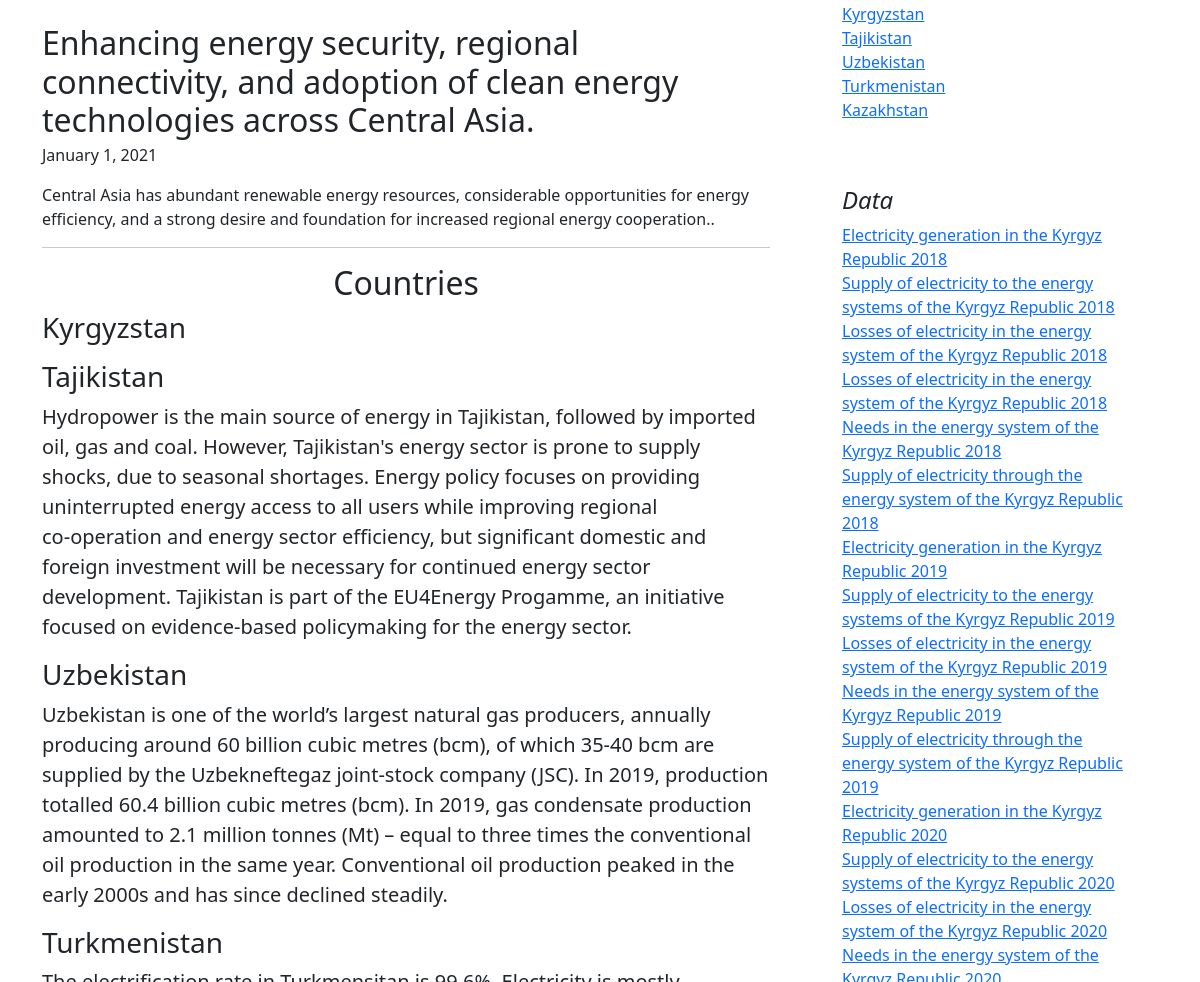
Before: / (middle part) with the older database file.
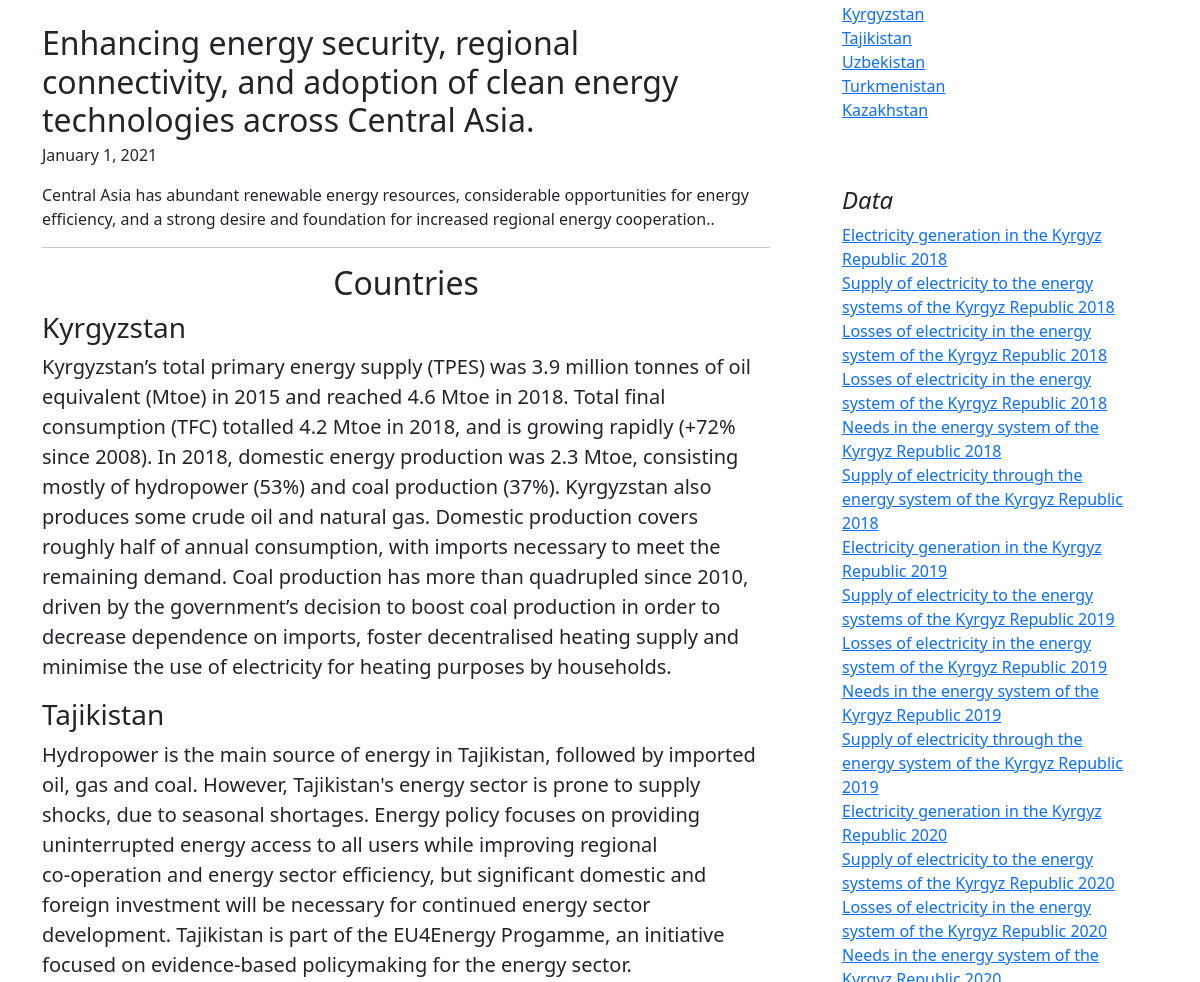
After: the same page with the newer database file.
### pages/models.py (models this page shows, shortened)
class Country(models.Model):
    country_name = models.CharField(max_length=255, verbose_name='country_name')
    slug = models.SlugField(max_length=255, unique=True, db_index=True, verbose_name="URL")
    capital = models.CharField(max_length=255, verbose_name='capital', blank=True)
    country_area = models.CharField(max_length=255, verbose_name='country_area', blank=True)
    country_population = models.CharField(max_length=255, verbose_name='country_population', blank=True)
    country_currency = models.CharField(max_length=255, verbose_name='country_currency', blank=True)
    about_country = models.TextField(blank=True, verbose_name='about_country', null=True)
    energe_info = models.TextField(blank=True, verbose_name='energe_info', null=True)
    country_photo = models.ImageField(upload_to='photos/%Y/%m/%d/')
    photo_description = models.TextField(blank=True, verbose_name='photo_description', null=True)
    country_photo_1 = models.ImageField(upload_to='photos/%Y/%m/%d/', blank=True)
    photo_description_1 = models.TextField(blank=True, verbose_name='photo_description_1', null=True)
    country_photo_2 = models.ImageField(upload_to='photos/%Y/%m/%d/', blank=True)
    photo_description_2 = models.TextField(blank=True, verbose_name='photo_description_2', null=True)
    country_photo_3 = models.ImageField(upload_to='photos/%Y/%m/%d/', blank=True)
    photo_description_3 = models.TextField(blank=True, verbose_name='photo_description_3', null=True)
    def __str__(self):
        return self.country_name

class Table(models.Model):
    year_choice = []
    for r in range(2000, (datetime.now().year+1)):
        year_choice.append((r,r))
    name = models.CharField(max_length=255, verbose_name='Table name')
    country = models.ForeignKey(Country,  max_length=255, on_delete=models.CASCADE, null=True, blank=True, verbose_name='country_name')
    table_country = models.CharField(max_length=255, verbose_name='table_country', null=True)
    year = models.IntegerField(('year'), choices=year_choice, null=True)
    description = models.TextField(blank=True, verbose_name='description', null=True)
    energy_type = models.CharField(max_length=255, verbose_name='energy_type', null=True)
    slug = models.SlugField(max_length=255, unique=True, db_index=True, verbose_name="URL")
    table_photo = models.ImageField(upload_to='photos/%Y/%m/%d/', blank=True, null=True)
    photo_description = models.TextField(blank=True, verbose_name='photo_description', null=True)
    table_photo_1 = models.ImageField(upload_to='photos/%Y/%m/%d/', blank=True, null=True)
    photo_description_1 = models.TextField(blank=True, verbose_name='photo_description_1', null=True)
    table_photo_2 = models.ImageField(upload_to='photos/%Y/%m/%d/', blank=True, null=True)
    photo_description_2 = models.TextField(blank=True, verbose_name='photo_description_2', null=True)
    source = models.TextField(blank=True, verbose_name='source', null=True)

### pages/views.py (the view)
# urls.py: path('', views.home, name='home'),
def home(request):
    tables = Table.objects.all()
    items = Item.objects.all()
    data = {
        'tables': tables,
        'items': items,
    }
    return render(request, 'pages/home.html', data)

### pages/templatetags/page_tags.py (called while the page is built)
@register.simple_tag()
def get_country():
    return Country.objects.all()

### templates/pages/home.html (shortened to what this page needs)
{% extends 'base.html' %}
{% load static %}
{% block content %}
{% load page_tags %}
{% get_country as country %}
<br>
<main class="container">
    <div class="row g-5">
      <div class="col-md-8">
        <article class="blog-post">
          <h2 class="blog-post-title mb-1">Enhancing energy security, regional connectivity, and adoption of clean energy technologies across Central Asia.</h2>
          <p class="blog-post-meta">January 1, 2021 </a></p>
          <p>Central Asia has abundant renewable energy resources, considerable opportunities for energy efficiency, and a strong desire and foundation for increased regional energy cooperation..</p>
          <hr>
            <div class="text-center">
              <h2>Countries</h2>
            </div>
          <blockquote class="blockquote">
          {% for country in country %}
          <h3>{{country.country_name}}</h3>
          <p>{{country.energe_info}}</p>
          {% endfor %}
      </div>
      <div class="col-md-4">
        <div class="position-sticky" style="top: 2rem;">
          <div class="p-4">
            <ol class="list-unstyled">
              {% for i in country %}
              <li><a href="{% url 'country_detail' i.pk %}">{{i}}</a></li>
              {% endfor %}
            </ol>
          </div>
          <div class="p-4">
            <h4 class="fst-italic">Data</h4>
            {% for table in tables %}
            <ol class="list-unstyled mb-0">
              <li><a href="{% url 'table_detail' table.pk %}">{{table.name}}</a></li>
            </ol>
            {% endfor %}
          </div>
        </div>
      </div>
    </div>
  </main>
{% endblock %}

Changed rows visible on the page:
no longer on one of the page's lists (row unchanged): Country: country_name "Uzbekistan", energe_info "Uzbekistan is one of the world’s largest natural gas producers, annually producing around 60 billion cubic metres (bcm), of which 35-40 bcm are supplied by the Uzbekneftegaz joint-stock company (JSC). In 2019, production totalled 60.4 billion cubic metres (bcm). In 2019, gas condensate production amounted to 2.1 million tonnes (Mt) – equal to three times the conventional oil production in the same year. Conventional oil production peaked in the early 2000s and has since declined steadily."
no longer on one of the page's lists (row unchanged): Country: country_name "Turkmenistan"
changed Country "Kyrgyzstan": energe_info (not shown) → "Kyrgyzstan’s total primary energy supply (TPES) was 3.9 million tonnes of oil equivalent (Mtoe) in 2015 and reached 4.6 Mtoe in 2018. Total final consumption (TFC) totalled 4.2 Mtoe in 2018, and is growing rapidly (+72% since 2008). In 2018, domestic energy production was 2.3 Mtoe, consisting mostly of hydropower (53%) and coal production (37%). Kyrgyzstan also produces some crude oil and natural gas. Domestic production covers roughly half of annual consumption, with imports necessary to meet the remaining demand. Coal production has more than quadrupled since 2010, driven by the government’s decision to boost coal production in order to decrease dependence on imports, foster decentralised…"
